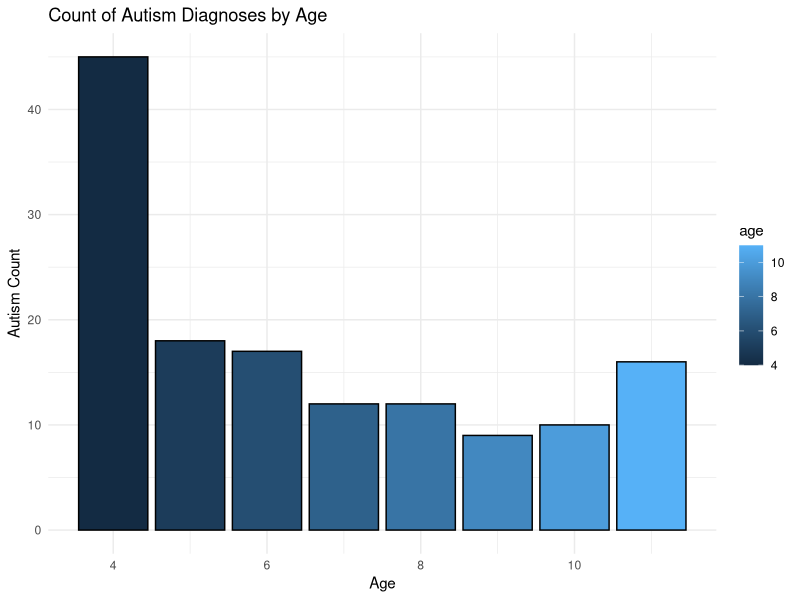
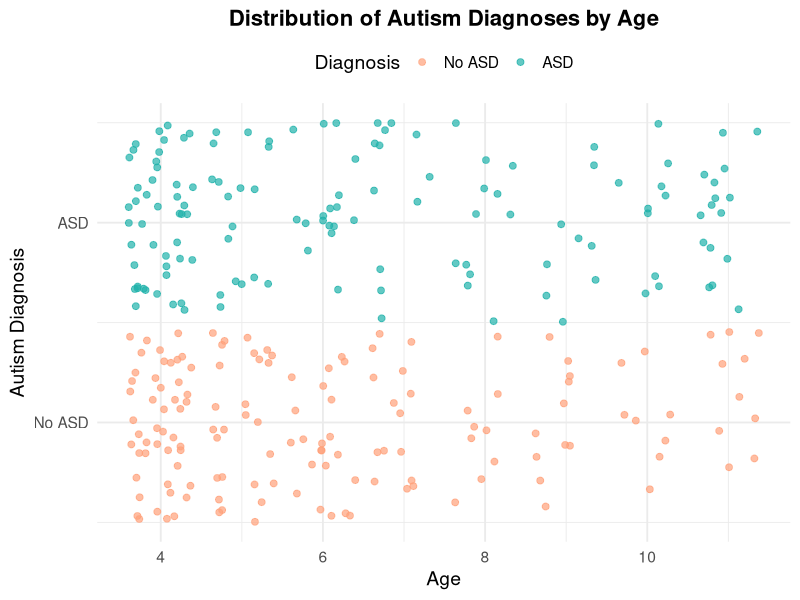
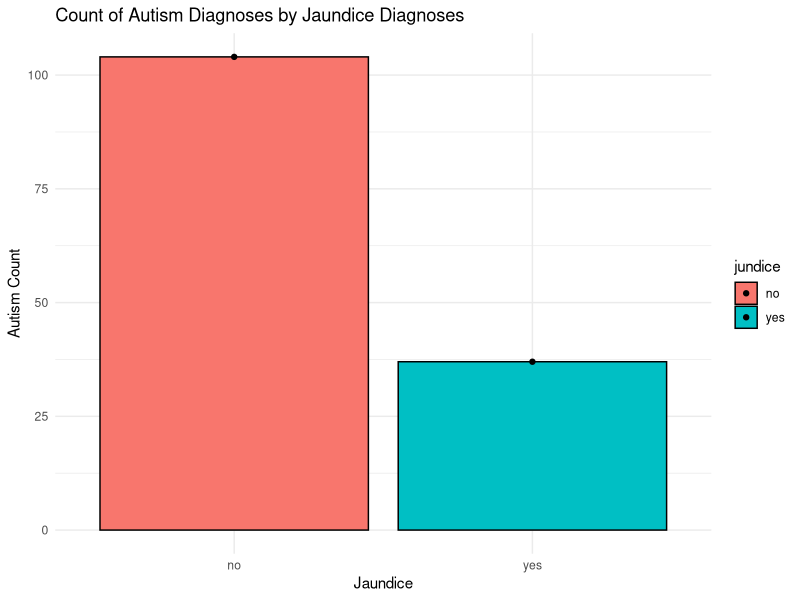
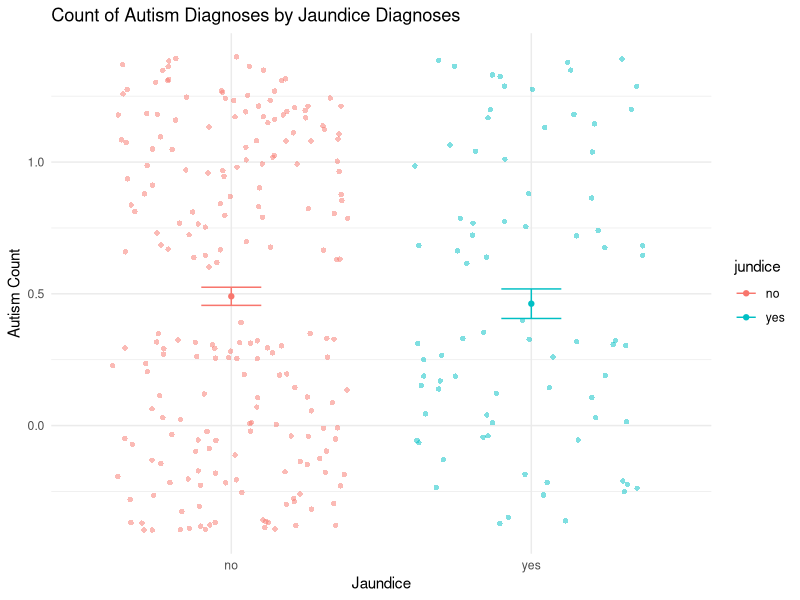

R code for these plots, in order:
## ---- chunk 1
#install.packages("tidyverse")
#install.packages("haven")
#install.packages("readr")
#install.packages("readxl")
#install.packages("openxlsx")
library(tidyverse)
library(haven)
library(readr)
library(readxl)
library(openxlsx)
## ---- chunk 2
#hint: use read.csv() to load in the file


#additional hint: customfilename = read.csv('filepath')

ASDScreeningData = read.csv('ASDScreeningDataChildren.csv')
## ---- chunk 3
#hint: use view() 
view(ASDScreeningData)

## ---- chunk 4
#Data manipulation

#make it so that Class.ASD in the dataframe is not binary ("YES/NO"), but numeric (1/0). There are many ways which this can be done. ifelse() is one way. 


#try to find more ways on how to convert binary to numeric

ASDScreeningData = ASDScreeningData %>%
  mutate(Class.ASD = ifelse(Class.ASD == "YES", 1, 0))

ASDScreeningData = ASDScreeningData %>%
  mutate(austim = ifelse(austim == "yes", 1, 0))



# Fit the logistic regression model 
#my_model = glm(outcome ~ predictor1 + predictor2, family = binomial, data = customfilename)
my_model = glm(austim ~ age, family = binomial, data = ASDScreeningData)

# View the model summary 
summary(my_model)


## ---- chunk 5
#Make a graph.
#https://psyc193l.github.io/index.html <-- Ch 7 will help you figure out  


#make a bar chart that looks at count 

countASD = ASDScreeningData %>%
  group_by(age) %>%
  count(Class.ASD) %>%
  filter(Class.ASD == 1)

countASD %>%
  ggplot(aes(x = age, y = n, fill = age)) +
  geom_bar(stat = "identity", color = "black") +
  labs(
    title = "Count of Autism Diagnoses by Age",
    x = "Age",
    y = "Autism Count"
  ) +
  theme_minimal()


#see if any other graphs would be a good fit to represent the data
#Jitter Plot

ASDScreeningData %>%
  ggplot(aes(x = age, y = Class.ASD, color = factor(Class.ASD))) +
  geom_jitter(width = 0.4, height = 0.5, size = 2, alpha = 0.7) +
  scale_color_manual(values = c("0" = "#FFA07A", "1" = "#20B2AA"), 
                     labels = c("No ASD", "ASD")) +
  scale_y_continuous(breaks = c(0, 1), labels = c("No ASD", "ASD")) +
  labs(
    title = "Distribution of Autism Diagnoses by Age",
    x = "Age",
    y = "Autism Diagnosis",
    color = "Diagnosis"
  ) +
  theme_minimal(base_size = 14) +
  theme(
    plot.title = element_text(face = "bold", size = 16, hjust = 0.5),
    legend.position = "top"
  )
#use ...count... to show proportion (found in 193L textbook)
## ---- chunk 6
# Try your best! This one is less handholdy

#chi square test 
#https://www.datacamp.com/tutorial/chi-square-test-r

# Install and load the package
#install.packages('dplyr')

#library(dplyr)


# Select the columns of interest
selected_data <- ASDScreeningData %>% select(age, Class.ASD)

# Create a contingency table for Highest educational level and Anemia level
contingency_table <- table(selected_data$age, selected_data$Class.ASD)

# View the contingency table
print(contingency_table)

# Perform chi-square test
chi_square_test <- chisq.test(contingency_table)

# View the results
print(chi_square_test)

## ---- chunk 7
#Make a graph.
#https://psyc193l.github.io/index.html <-- Ch 7 will help you figure out  

countASD = ASDScreeningData %>%
  group_by(jundice) %>%
  count(Class.ASD) %>%
  filter(Class.ASD == 1)

countASD %>%
  ggplot(aes(x = jundice , y = n, fill = jundice)) +
  geom_bar(stat = "identity", color = "black") +
  stat_summary(fun = "mean", geom = "point") +
  stat_summary(fun.data = "mean_se", geom = "errorbar", width = 0.2) + 
  labs(
    title = "Count of Autism Diagnoses by Jaundice Diagnoses",
    x = "Jaundice",
    y = "Autism Count"
  ) +
  theme_minimal()

ASDScreeningData %>%
  ggplot(aes(y = Class.ASD, x = jundice,  color = jundice)) +
  geom_jitter(shape = 16,
              alpha = 0.5) +
  stat_summary(fun = "mean", geom = "point") +
  stat_summary(fun.data = "mean_se", geom = "errorbar", width = 0.2) + 
  labs(
    title = "Count of Autism Diagnoses by Jaundice Diagnoses",
    x = "Jaundice",
    y = "Autism Count"
  ) +
  theme_minimal()


